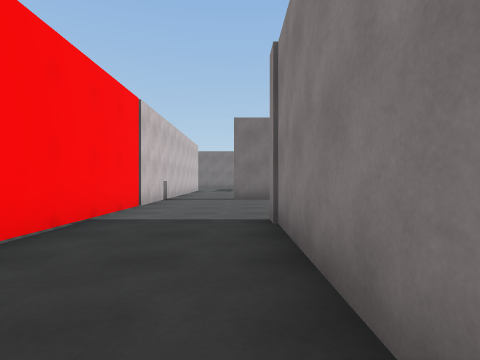
[1] (above)

22 first-person views from a walk through a scene from a Unity 3-D project. The camera is 1.2 m above the floor, looks level and sees 80° across. The floor is counted in squares, 2 m on a side. Each view is taken from the middle of a square. On the plan, view 1 faces up. The plan holds only what a view shows up to about 9 squares ahead; the rest is blank. The place goes on beyond the plan.

[2]
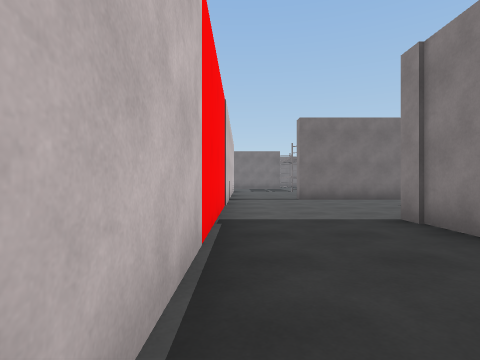

[3]
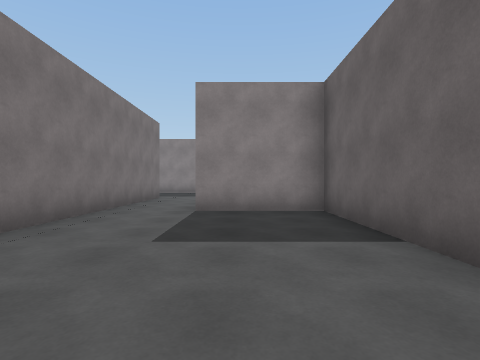

[4]
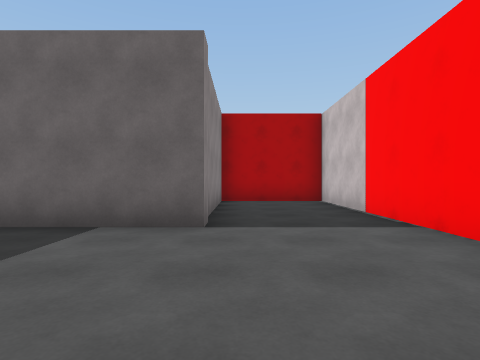

[5]
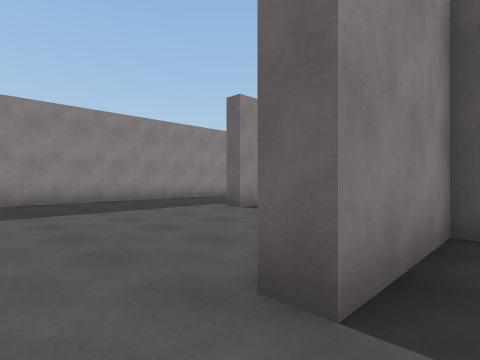

[6]
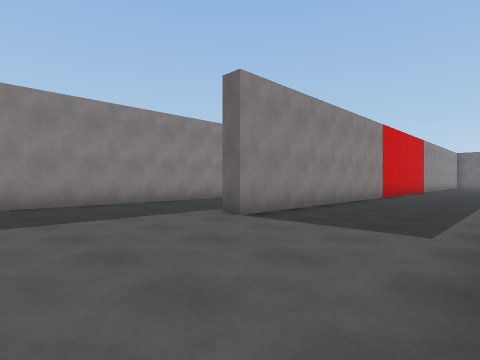

[7]
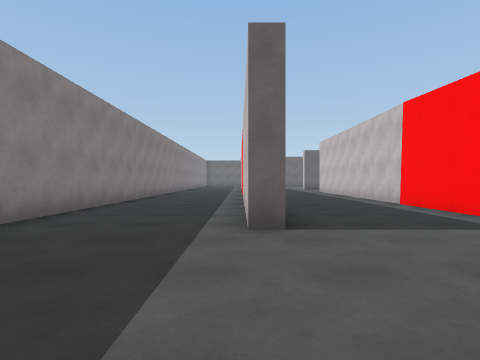

[8]
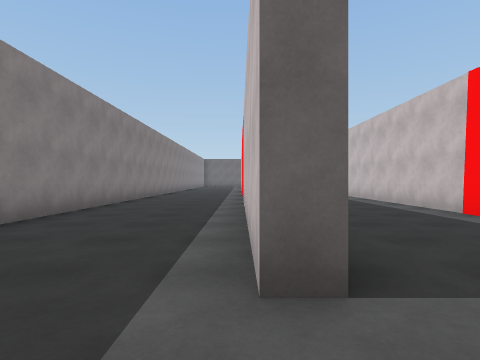

[9]
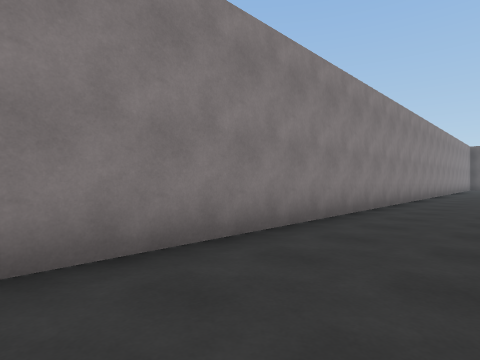

[10]
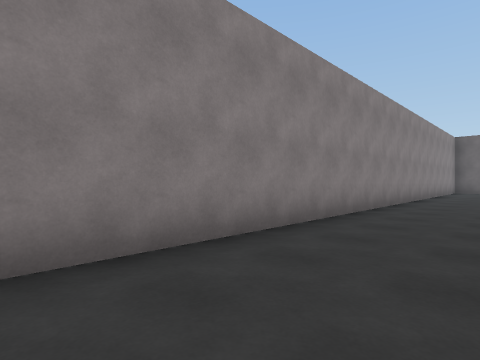

[11]
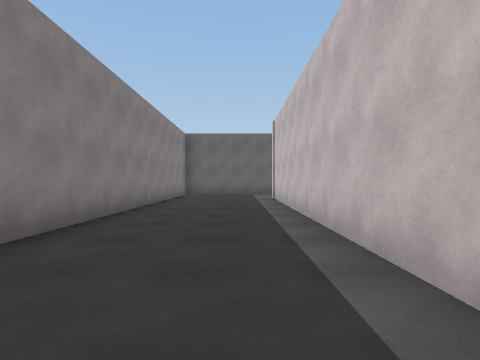

[12]
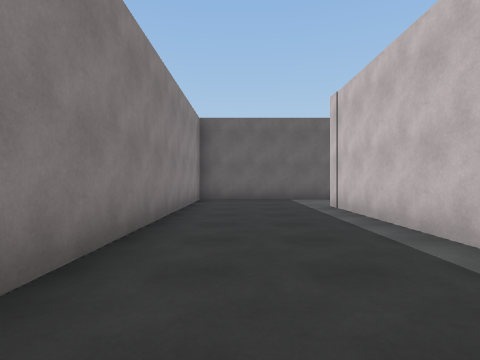

[13]
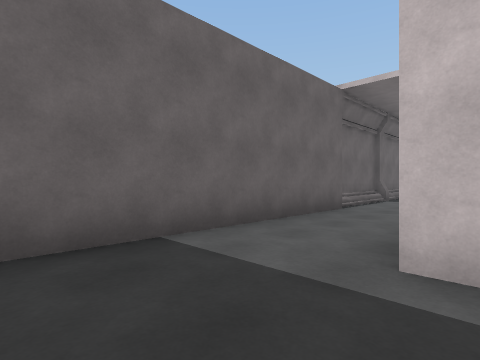

[14]
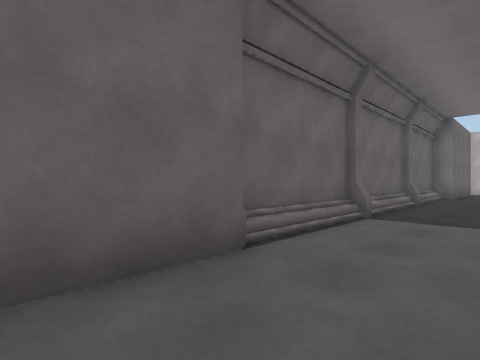

[15]
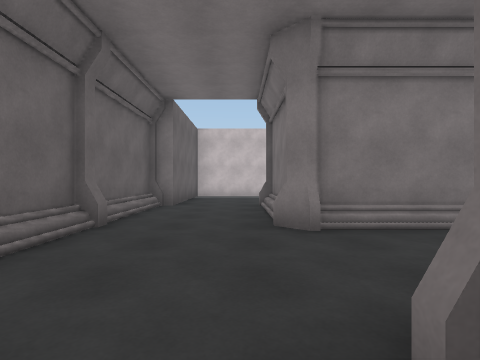

[16]
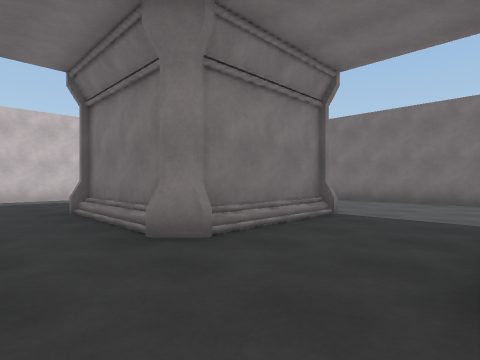

[17]
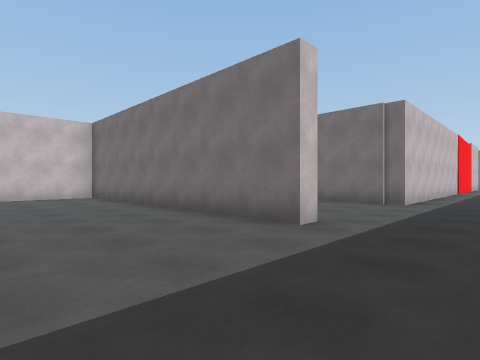

[18]
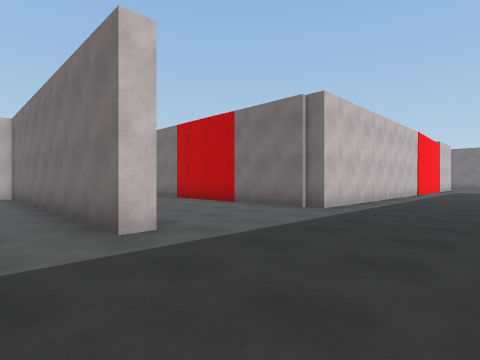

[19]
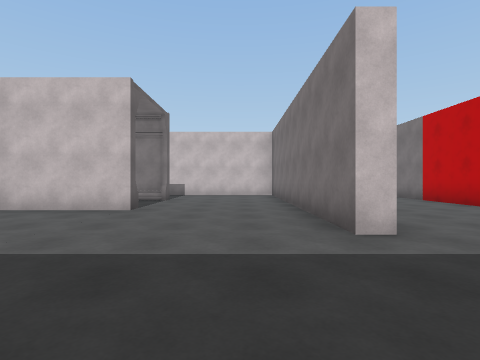

[20]
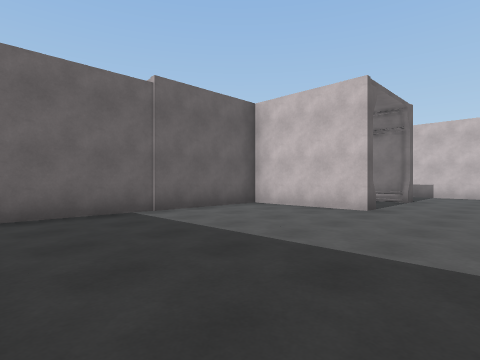

[21]
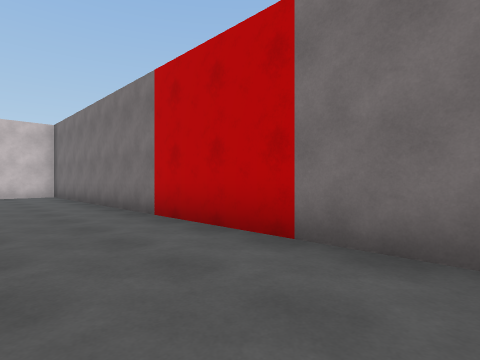

[22]
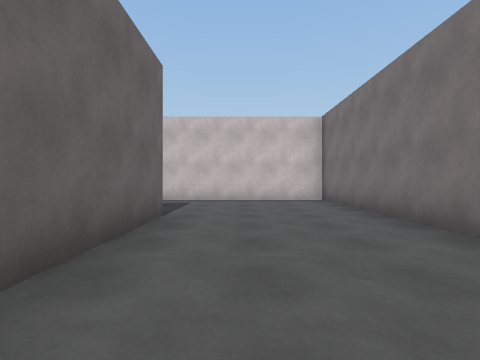

### Floor plan
Points are (right, up) in squares from view 1. A wall is a line through its corners. A room is listed if a view was taken in it or the views show most of it. See-through windows are left out.
Room 1 (views 1, 2, 3, 4, 5)
walls: (-2.4, 9) (-2.4, -0.2) (0.5, -0.2) (0.5, 4.4) (4.6, 4.4) (4.6, 6.9); (4.6, 8.7) (-0.3, 8.7)
ways out: opening at (5, 7.5) to room 2; opening at (-1, 9); gap at (0, 9)
Room 2 (views 6, 7, 8, 9, 10, 11, 12, 13, 14, 15, 16, 17, 18, 19, 20, 21, 22)
walls: (5, -11.3) (5, -11.7) (-3.3, -11.7) (-3.3, -14.5); (8.9, -10.2) (8.9, -18.6); (1.9, -15.2) (2.3, -15.2) (2.3, -18.1) (7.6, -18.1); (8.4, -2.3) (8.4, 3.5) (8.9, 3.5) (8.9, -1.9); (-0.7, -15.1) (-0.7, -18.3); (-0.9, -15.2) (-0.4, -15.2); (-3.8, -11.3) (-0.5, -11.3); (-0.4, -18.1) (-0.8, -18.6); (-1.1, -18.2) (-3.8, -18.2); (5, 2.2) (5, -7.6) (-7.5, -7.6) (-7.5, -12.4); (5.1, -20.7) (12.2, -20.7) (12.2, 7.4); (-0.9, -20.9) (1.5, -20.9); (-3.6, -21.1) (5, -21.1); (-7.5, -17.3) (-7.5, -19.3); (-5.4, -20.7) (-3.6, -20.7); (4.6, 6.9) (5, 6.9); (8, 8.7) (4.6, 8.7)
low walls: (2.6, -20.9) (5.1, -20.9); (-3.4, -20.9) (-1.5, -20.9)
ways out: opening at (5, 7.5) to room 1

Positions as (right, up) in squares from view 1, and headings:
1: (0, 0), facing up
2: (-2, 0), facing up
3: (-1, 6), facing right
4: (0, 8), facing down
5: (4, 8), facing down-right
6: (5, 7), facing down-right
7: (9, 7), facing down
8: (9, 5), facing down
9: (10, 0), facing down-right
10: (10, -5), facing down-right
11: (10, -9), facing down
12: (11, -12), facing down
13: (11, -18), facing down-left
14: (7, -19), facing down-left
15: (3, -19), facing left
16: (2, -20), facing up-left
17: (7, -15), facing up-left
18: (8, -13), facing up-left
19: (8, -13), facing left
20: (8, -13), facing down-left
21: (4, -10), facing up-left
22: (1, -10), facing left
